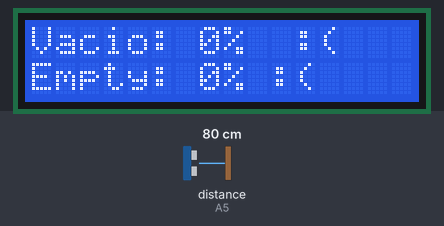
This sketch was run on a simulated Arduino Uno, built with avr-gcc and run on an emulated ATmega328P. On the bench: 16×2 character LCD. Wiring (inferred from the names in the program): ultrasonic range finder: trigger A4; echo A5. The inputs (shaded band) are chosen by the test bench; at power-on: distance to the obstacle (sensor on A5) 80 cm. The echo pulse lasts 58.3 µs per cm; what the sketch prints to the serial monitor is not drawn.

Above: at 1.2 s.
1.3 s: distance to the obstacle (sensor on A5) set to 22 cm
3.2 s: distance to the obstacle (sensor on A5) set to 17 cm
At 5.3 s:
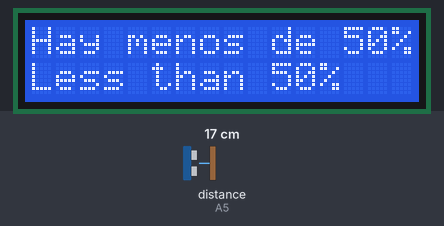
5.6 s: distance to the obstacle (sensor on A5) set to 7 cm
At 7.3 s:
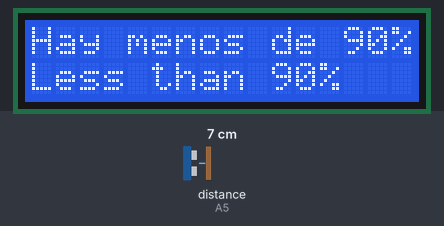
7.6 s: distance to the obstacle (sensor on A5) set to 4 cm
At 9.3 s:
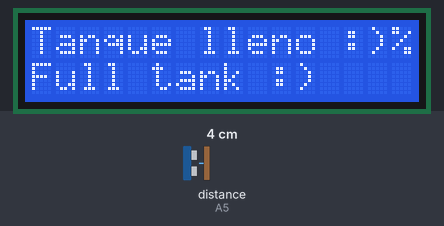
9.6 s: distance to the obstacle (sensor on A5) set to 35 cm
At 11.3 s:
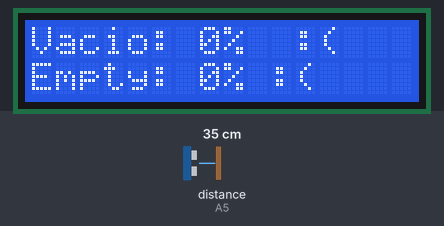
11.6 s: distance to the obstacle (sensor on A5) set to 2 cm
At 13.4 s:
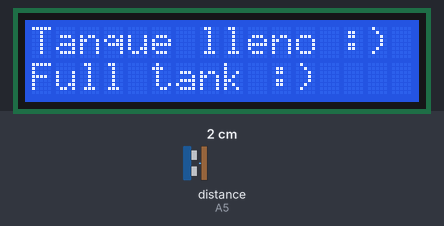
Timing chart, 0 to 14.6 s (numbered marks = the images above; inputs shaded):
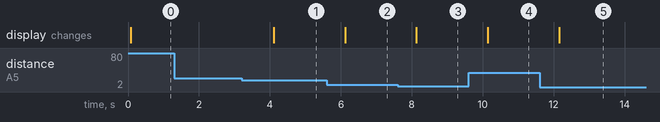

Measured:
- the behaviour switches between 20 and 19 cm on distance to the obstacle (sensor on A5) (found by bisection; images 0 and 1)
- the behaviour switches between 6 and 5 cm on distance to the obstacle (sensor on A5) (found by bisection; images 2 and 3)
- after the input at 1.3 s, every drawn part: stays the same
- after the input at 3.2 s, the display: changes after 0.90 s (image 1)
- after the input at 5.6 s, the display: changes after 0.52 s (image 2)
- after the input at 7.6 s, the display: changes after 0.53 s (image 3)
- after the input at 9.6 s, the display: changes after 0.54 s (image 4)
- after the input at 11.6 s, the display: changes after 0.55 s (image 5)

The sketch:

Medidor_Nivel_de_Agua.ino
```cpp
  const int EchoPin = A5;
  const int TriggerPin = A4;
  long duration, distanceCm;

  #include <LiquidCrystal.h>
  LiquidCrystal lcd(12, 11, 5, 4, 3, 2);

void setup() {
  // put your setup code here, to run once:
  Serial.begin(9600);
  lcd.begin(16,2);
  lcd.setCursor(0,0);
  pinMode(TriggerPin, OUTPUT);
  pinMode(EchoPin, INPUT);
}

void loop() {

  int cm = ping(TriggerPin, EchoPin);//pasamos los datos de la variable al metodo "ping" como enteros a la variable cm

  if (cm == NULL){

    lcd.print("Sensor no funciona");
    lcd.setCursor(0,1);
    lcd.print("Sensor failure");
    lcd.setCursor(0,0);
    Serial.println("El sensor ultrasónico no funciona...");

  } else if (cm < 5)  {

    lcd.print("Tanque lleno :)");
    lcd.setCursor(0,1);
    lcd.print("Full tank :) ");
    lcd.setCursor(0,0);
    Serial.println("Tanque lleno :)");

  } else if (cm < 10) {

    lcd.print("Hay menos de 90% de agua ");
    lcd.setCursor(0,1);
    lcd.print("Less than 90% ");
    lcd.setCursor(0,0);
    Serial.println("Hay menos de 90% de agua");

  } else if (cm < 20) {

    lcd.print("Hay menos de 50% de agua ");
    lcd.setCursor(0,1);
    lcd.print("Less than 50% ");
    lcd.setCursor(0,0);
    Serial.println("Hay menos de 50% de agua");

  } else {
    lcd.print("Vacio: 0%  :(   ");
    lcd.setCursor(0,1);
    lcd.print("Empty: 0% :(  ");
    lcd.setCursor(0,0);
    Serial.println("Hay 0% de agua...");
  }

  Serial.print("Distancia del sensor al agua: ");
  Serial.println(cm);
  delay(1000);
}
// Metodo que retorna la distancia calculada de acuerdo a los valores recibidos
  int ping(int TriggerPin, int EchoPin) {

  digitalWrite(TriggerPin, LOW);  //para generar un pulso limpio ponemos a LOW 4us
  delayMicroseconds(4);
  digitalWrite(TriggerPin, HIGH);  //generamos Trigger (disparo) de 10us
  delayMicroseconds(10);
  digitalWrite(TriggerPin, LOW);

  duration = pulseIn(EchoPin, HIGH);  //medimos el tiempo entre pulsos, en microsegundos
  distanceCm = duration * 10 / 292 / 2;  //convertimos a distancia, en cm
  return distanceCm;
  }
```
